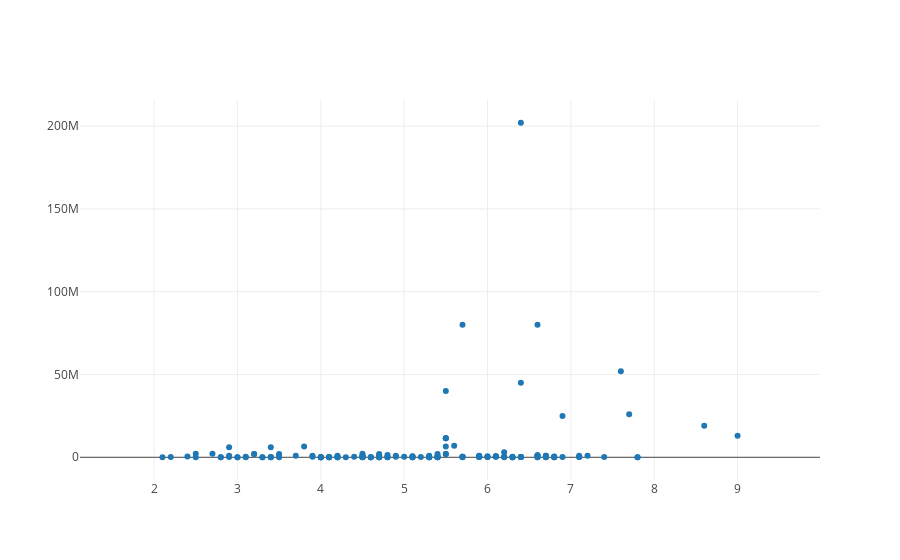

This figure's notebook cell:
### Code cell
#facts.plotRatingToBudget('David Hasselhoff')
#facts.plotRatingToBudget('Al Pacino')
#facts.plotRatingToBudget('Brad Pitt
#facts.plotRatingToBudget('Charles Bronson')
#facts.plotRatingToBudget('Chuck Norris')


facts.plotRatingToBudget('Roger Corman')

### Figure 1 — Plotly figure (JSON) as saved in the notebook; plotly's stock layout.template omitted (floating-point values rounded to 4 significant figures; data arrays with more than 128 entries replaced by an {"elided": "..."} marker saying what was removed)
{"data": [{"mode": "markers", "text": {"elided": "508 str values"}, "textposition": "top center", "type": "scatter", "x": {"elided": "508 float values"}, "y": {"elided": "508 int values"}}], "layout": {}}
